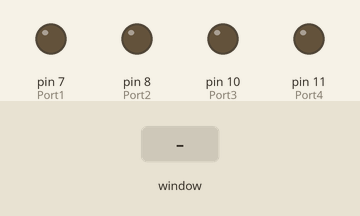
A program run on a simulated Raspberry Pi (header pin numbers). Shown: output pins drawn as LEDs (lit = HIGH). Inputs (shaded band) come from the test bench. The desktop window is not drawn, its controls go by their first labels and the mouse button is held 0.15 s.

Above: at 1.2 s.
1.3 s: control labelled "forward" in the window clicked
At 1.6 s:
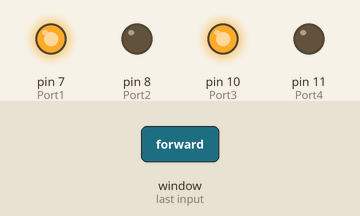
2.8 s: control labelled "reverse" in the window clicked
At 3.9 s:
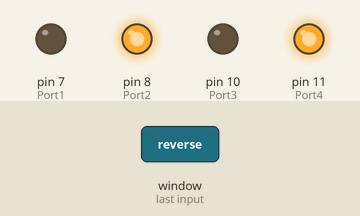
4.3 s: control labelled "stop" in the window clicked
At 5.1 s:
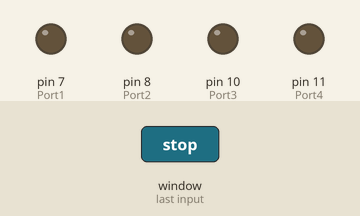
Timing chart, 0 to 7.3 s (numbered marks = the images above; inputs shaded):
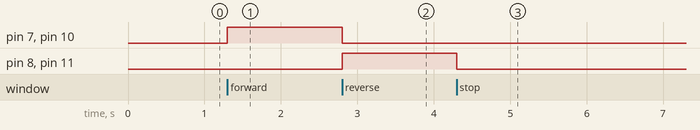

Measured:
- after the input at 1.3 s, pin 7 (Port1), pin 10 (Port3): LOW → HIGH at once
- after the input at 2.8 s, pin 7 (Port1), pin 10 (Port3): HIGH → LOW at once; pin 8 (Port2), pin 11 (Port4): LOW → HIGH at once
- after the input at 4.3 s, pin 8 (Port2), pin 11 (Port4): HIGH → LOW at once

The program:

gui_motor_direction.py
```python
import RPi.GPIO as io
from Tkinter import *

window = Tk()

io.setwarnings(False)

io.setmode(io.BOARD)

window.title("motor")
window.geometry('360x480')
window.configure(background = 'blue')

Motor_INPUT1 = 3
Motor_INPUT2 = 5


Port1 = 7          #L293D First Input
Port2 = 8          #L293D Second Input
Port3 = 10         #L293D Third Input
Port4 = 11         #L293D Fourth Input


io.setup(Port1,io.OUT)
io.setup(Port2,io.OUT)
io.setup(Port3,io.OUT)
io.setup(Port4,io.OUT)


def forward():

    io.output(Port1,True)
    io.output(Port2,False)
    io.output(Port3,True)
    io.output(Port4,False)


def reverse():


    io.output(Port1,False)
    io.output(Port2,True)
    io.output(Port3,False)
    io.output(Port4,True)


def stop():


    io.output(Port1,False)
    io.output(Port2,False)
    io.output(Port3,False)
    io.output(Port4,False)


btn = Button(window, text="forward", bg = "#2196F3", command=forward)
btn.grid(column=36, row=360)
btn = Button(window, text="reverse", bg = "#2196F3", command=reverse)
btn.grid(column=36, row=361)
btn = Button(window, text="stop", bg = "#2196F3", command=stop)
btn.grid(column=36, row=362)


window.mainloop()
```
